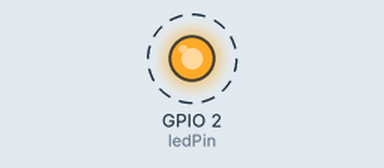
Recording of a sketch running on a simulated ESP8266 (NodeMCU). Shown: output pins drawn as LEDs (lit = HIGH). Dashed ring = blinking. WiFi joins after 1.5 s; servers stay silent unless stated; what the sketch prints to the serial monitor is not drawn.

Above: at 0.5 s.
Timing chart, 0 to 4.6 s (numbered marks = the images above):
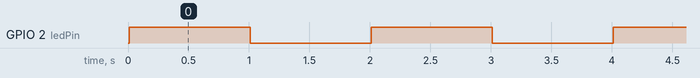

Measured:
- by itself, GPIO 2 (ledPin): alternates HIGH for 1.0 s and LOW for 1.0 s

The sketch:

wifireconnect.ino
```cpp
#include <ESP8266WiFi.h>

#define SSID "XX"
#define PASSWD "XXX"

static void connectWifi()
{
   WiFi.begin(SSID, PASSWD);
   if (WiFi.status() != WL_CONNECTED)
     {
        Serial.print(".");
        delay(10);
     }
}

static uint8_t ledPin = BUILTIN_LED;
static volatile bool disconnectStatus = false;
WiFiEventHandler disconnectHandler, gotIpHandler;

static void OnDisconnectCb(const WiFiEventStationModeDisconnected& event)
{
   Serial.println("Disconnected.");
   disconnectStatus = true;
   // no need to call following code again, ESP8266
   // does connect automatically.
   //Call following code to reconnect.
   // WiFi.disconnect();
   // delay(1200);
   // connectWifi();
}

static void OnGotIpCb(const WiFiEventStationModeGotIP& event)
{
   Serial.print("Connected, IP:");
   Serial.println(WiFi.localIP());
   disconnectStatus = false;
}

void setup()
{
   pinMode(ledPin, OUTPUT);
   Serial.begin(9600);

   connectWifi();
   Serial.println("");
   Serial.println("Connected.");

   disconnectHandler = WiFi.onStationModeDisconnected(&OnDisconnectCb);

   gotIpHandler = WiFi.onStationModeGotIP(&OnGotIpCb);
}

void loop()
{
   //don't do network related things if there is no WiFi
   if (disconnectStatus) return;

   digitalWrite(ledPin, !digitalRead(ledPin));
   delay(1000);
}
```
